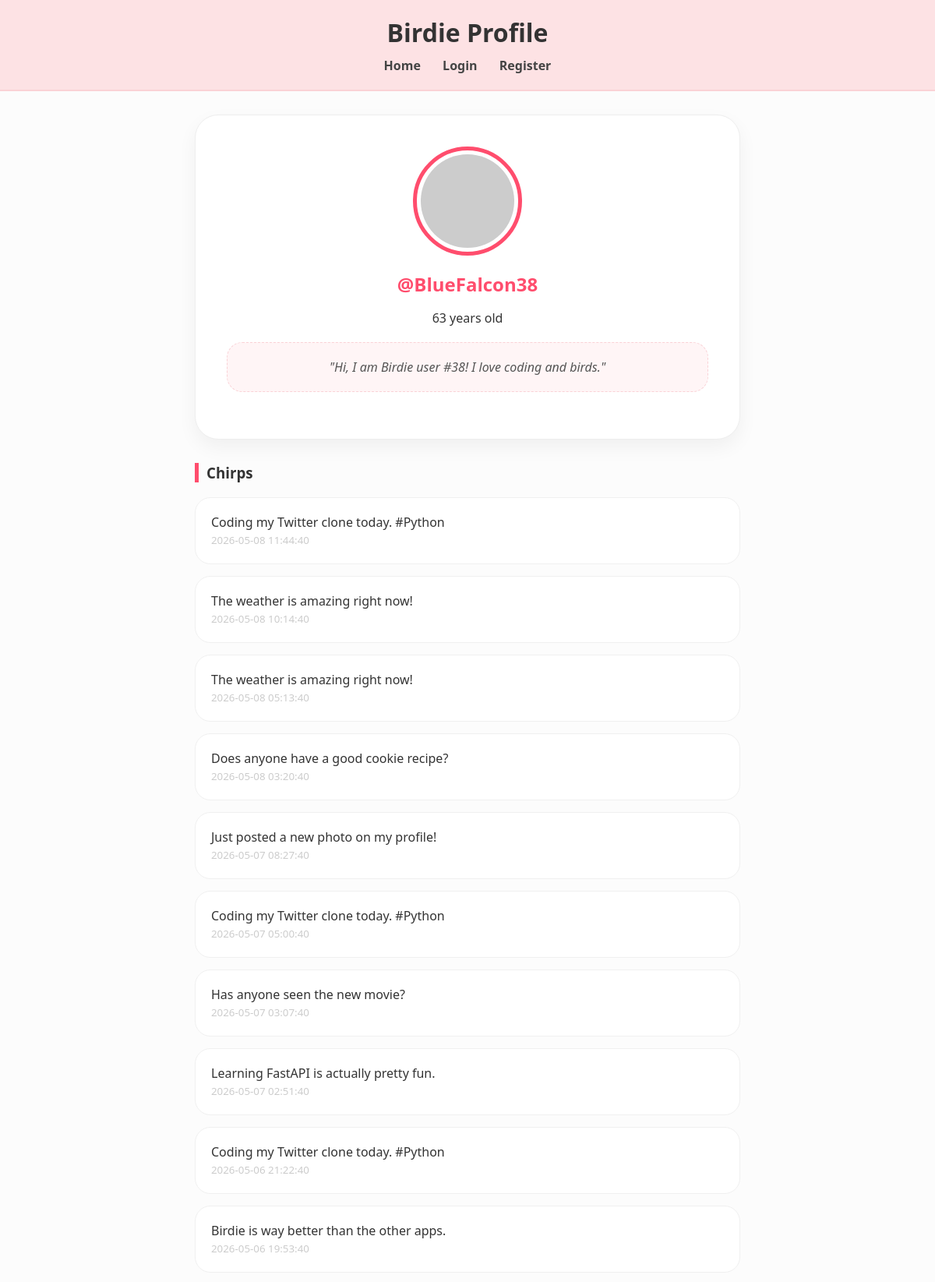
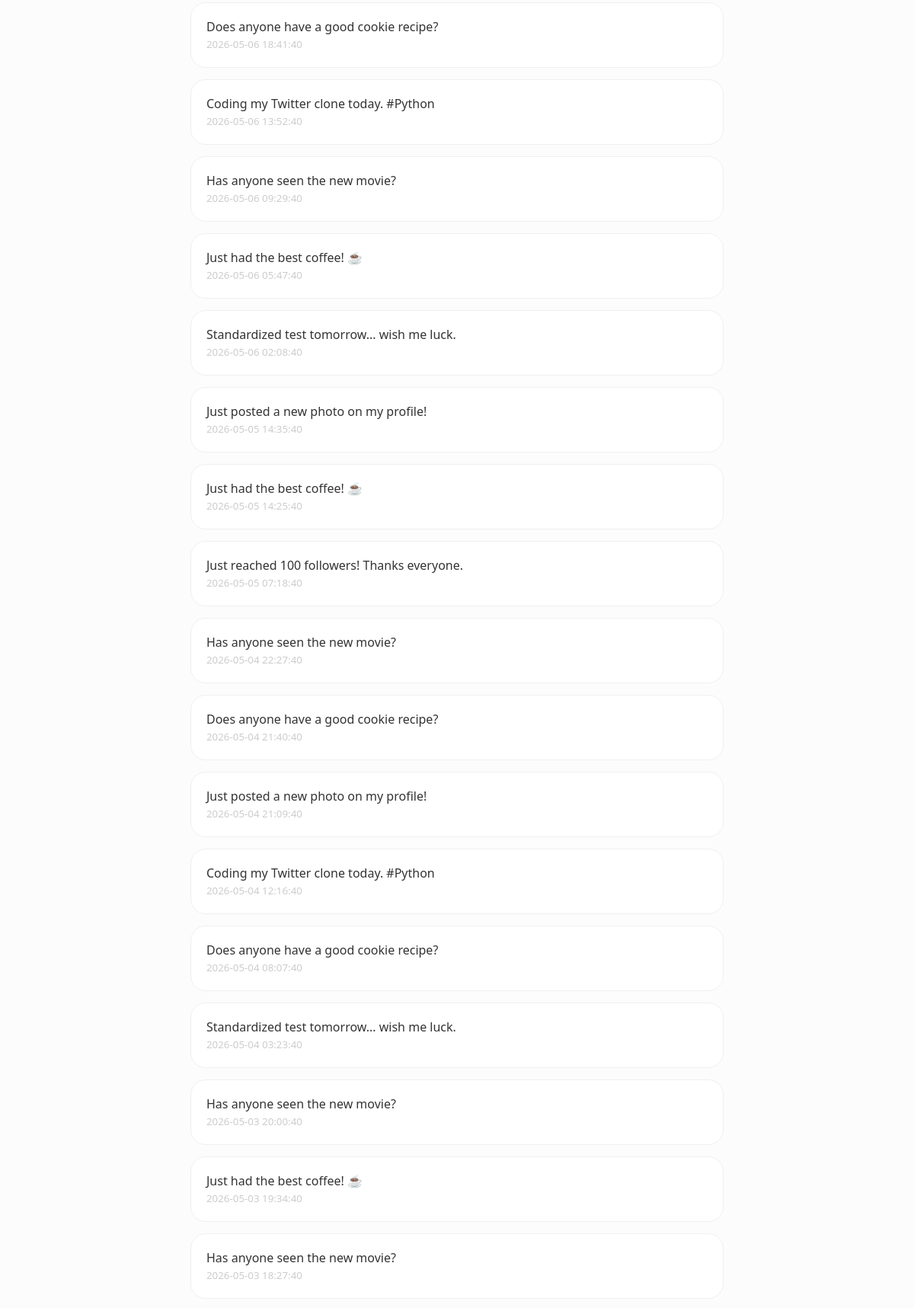
The page /profile/BlueFalcon38 (upper part) on the database its author committed (2 pictures, top to bottom).
### tables this page shows
CREATE TABLE users (id INTEGER PRIMARY KEY AUTOINCREMENT, username TEXT UNIQUE, password TEXT, age INTEGER, bio TEXT);

CREATE TABLE messages (id INTEGER PRIMARY KEY AUTOINCREMENT, user_id INTEGER, content TEXT, timestamp DATETIME DEFAULT CURRENT_TIMESTAMP, edited_at TEXT);

### app.py (the view)
@app.get("/profile/{username}", response_class=HTMLResponse)
async def view_profile(request: Request, username: str):
    db = get_db()
    user_data = db.execute("SELECT * FROM users WHERE username LIKE ?", (username,)).fetchone()
    if not user_data:
        db.close()
        return HTMLResponse(f"User '{username}' not found", 404)
    msgs = db.execute("SELECT * FROM messages WHERE user_id = ? ORDER BY timestamp DESC", (user_data['id'],)).fetchall()
    db.close()
    logged_in_user = request.cookies.get("username")
    is_own_profile = False
    if logged_in_user and logged_in_user.lower() == user_data['username'].lower():
        is_own_profile = True
    return templates.TemplateResponse(
        request=request,
        name="profile.html",
        context={
            "request": request,
            "profile_user": user_data,
            "messages": msgs,
            "is_own_profile": is_own_profile,
            "user": logged_in_user
        }
    )

### templates/profile.html (shortened to what this page needs)
<!DOCTYPE html>
<html lang="en">
<head>
</head>
<body>
    <header class="birdie-header">
        <div class="header-content">
            <div class="title-nav">
                <h1>Birdie Profile</h1>
                <nav>
                    <a href="/">Home</a>
                    {% if user and user != "None" %}
                        <a href="/profile/{{ user }}">My Profile</a>
                        <a href="/create_message">New Post</a>
                        <a href="/logout">Logout</a>
                    {% else %}
                        <a href="/login">Login</a>
                        <a href="/register">Register</a>
                    {% endif %}
                </nav>
            </div>
        </div>
    </header>
    <div class="container">
        <div class="profile-card">
            <img src="https://api.dicebear.com/7.x/fun-emoji/svg?seed={{ profile_user.username }}" class="avatar-large">
            <h2 style="color: var(--birdie-dark-pink); margin:0;">@{{ profile_user.username }}</h2>
            <p>{{ profile_user.age }} years old</p>
            <div class="bio-display">
                {% if profile_user.bio %}"{{ profile_user.bio }}"{% else %}"No bio yet..."{% endif %}
            </div>
        </div>
        <h3 style="border-left: 5px solid var(--birdie-dark-pink); padding-left: 10px;">Chirps</h3>
        {% for msg in messages %}
            <div class="msg-card">
                <div>{{ linkify(msg.content) | safe }}</div>
                <small style="color: #ccc;">{{ msg.timestamp }}</small>
            </div>
        {% endfor %}
    </div>
</body>
</html>

### templates/profile.html (style rules this page uses)
:root { --birdie-pink: #fde2e4; --birdie-dark-pink: #ff4d6d; --birdie-border: #fad2d6; }
body { background-color: #fcfcfc; font-family: 'Segoe UI', Tahoma, Geneva, Verdana, sans-serif; margin: 0; padding: 0; color: #333; }
.birdie-header { background-color: var(--birdie-pink); padding: 20px 0; border-bottom: 2px solid var(--birdie-border); text-align: center; }
.title-nav h1 { font-size: 32px; margin: 0; font-weight: 800; }
.title-nav nav { margin-top: 10px; font-weight: 600; }
.title-nav nav a { text-decoration: none; color: #444; margin: 0 12px; }
.container { max-width: 700px; margin: 30px auto; padding: 0 20px; }
.profile-card { background: white; border-radius: 30px; padding: 40px; text-align: center; box-shadow: 0 10px 25px rgba(0,0,0,0.05); margin-bottom: 30px; border: 1px solid #eee; }
.avatar-large { width: 120px; height: 120px; border-radius: 50%; border: 5px solid var(--birdie-dark-pink); background-color: #fff; padding: 5px; margin-bottom: 15px; }
.bio-display { background: #fff5f6; padding: 20px; border-radius: 20px; font-style: italic; color: #555; margin: 20px 0; border: 1px dashed var(--birdie-border); }
.msg-card { background: white; padding: 20px; border-radius: 20px; margin-bottom: 15px; border: 1px solid #f0f0f0; }

### rows shown on the page
users: username "BlueFalcon38", age "63", bio "Hi, I am Birdie user #38! I love coding and birds."
messages: content "Coding my Twitter clone today. #Python", timestamp "2026-05-08 11:44:40"
messages: content "The weather is amazing right now!", timestamp "2026-05-08 10:14:40"
messages: content "The weather is amazing right now!", timestamp "2026-05-08 05:13:40"
messages: content "Does anyone have a good cookie recipe?", timestamp "2026-05-08 03:20:40"
messages: content "Just posted a new photo on my profile!", timestamp "2026-05-07 08:27:40"
messages: content "Coding my Twitter clone today. #Python", timestamp "2026-05-07 05:00:40"
messages: content "Has anyone seen the new movie?", timestamp "2026-05-07 03:07:40"
messages: content "Learning FastAPI is actually pretty fun.", timestamp "2026-05-07 02:51:40"
messages: content "Coding my Twitter clone today. #Python", timestamp "2026-05-06 21:22:40"
messages: content "Birdie is way better than the other apps.", timestamp "2026-05-06 19:53:40"
messages: content "Does anyone have a good cookie recipe?", timestamp "2026-05-06 18:41:40"
messages: content "Coding my Twitter clone today. #Python", timestamp "2026-05-06 13:52:40"
messages: content "Has anyone seen the new movie?", timestamp "2026-05-06 09:29:40"
messages: content "Just had the best coffee! ☕", timestamp "2026-05-06 05:47:40"
messages: content "Standardized test tomorrow... wish me luck.", timestamp "2026-05-06 02:08:40"
messages: content "Just posted a new photo on my profile!", timestamp "2026-05-05 14:35:40"
messages: content "Just had the best coffee! ☕", timestamp "2026-05-05 14:25:40"
messages: content "Just reached 100 followers! Thanks everyone.", timestamp "2026-05-05 07:18:40"
messages: content "Has anyone seen the new movie?", timestamp "2026-05-04 22:27:40"
messages: content "Does anyone have a good cookie recipe?", timestamp "2026-05-04 21:40:40"
messages: content "Just posted a new photo on my profile!", timestamp "2026-05-04 21:09:40"
messages: content "Coding my Twitter clone today. #Python", timestamp "2026-05-04 12:16:40"
messages: content "Does anyone have a good cookie recipe?", timestamp "2026-05-04 08:07:40"
messages: content "Standardized test tomorrow... wish me luck.", timestamp "2026-05-04 03:23:40"
messages: content "Has anyone seen the new movie?", timestamp "2026-05-03 20:00:40"
messages: content "Just had the best coffee! ☕", timestamp "2026-05-03 19:34:40"
messages: content "Has anyone seen the new movie?", timestamp "2026-05-03 18:27:40"
